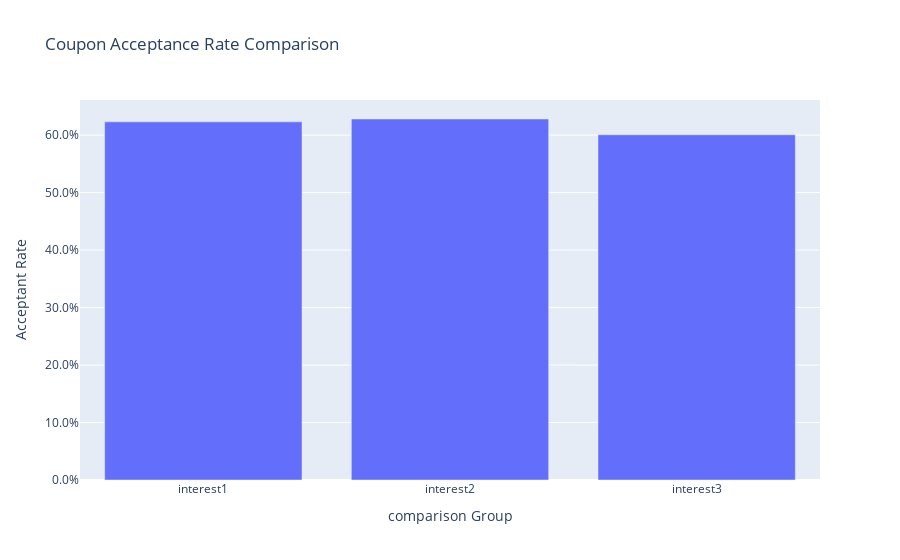

This figure's notebook cell:
### Code cell
fig= px.bar(df_in, x='group', y='Acceptance_rate', barmode='group', 
       title='Coupon Acceptance Rate Comparison',
       labels={'group':'comparison Group', 'Acceptance_rate':' Acceptant Rate'})
fig.update_yaxes(tickformat=".1%")

### Figure 1 — Plotly figure (JSON) as saved in the notebook; plotly's stock layout.template omitted (floating-point values rounded to 4 significant figures)
{"data": [{"alignmentgroup": "True", "hovertemplate": "comparison Group=%{x}<br> Acceptant Rate=%{y}<extra></extra>", "legendgroup": "", "marker": {"color": "#636efa", "pattern": {"shape": ""}}, "name": "", "offsetgroup": "", "orientation": "v", "showlegend": false, "textposition": "auto", "type": "bar", "x": ["interest1", "interest2", "interest3"], "xaxis": "x", "y": [0.6231, 0.6281, 0.6007], "yaxis": "y"}], "layout": {"barmode": "group", "legend": {"tracegroupgap": 0}, "title": {"text": "Coupon Acceptance Rate Comparison"}, "xaxis": {"anchor": "y", "domain": [0, 1], "title": {"text": "comparison Group"}}, "yaxis": {"anchor": "x", "domain": [0, 1], "tickformat": ".1%", "title": {"text": " Acceptant Rate"}}}}
